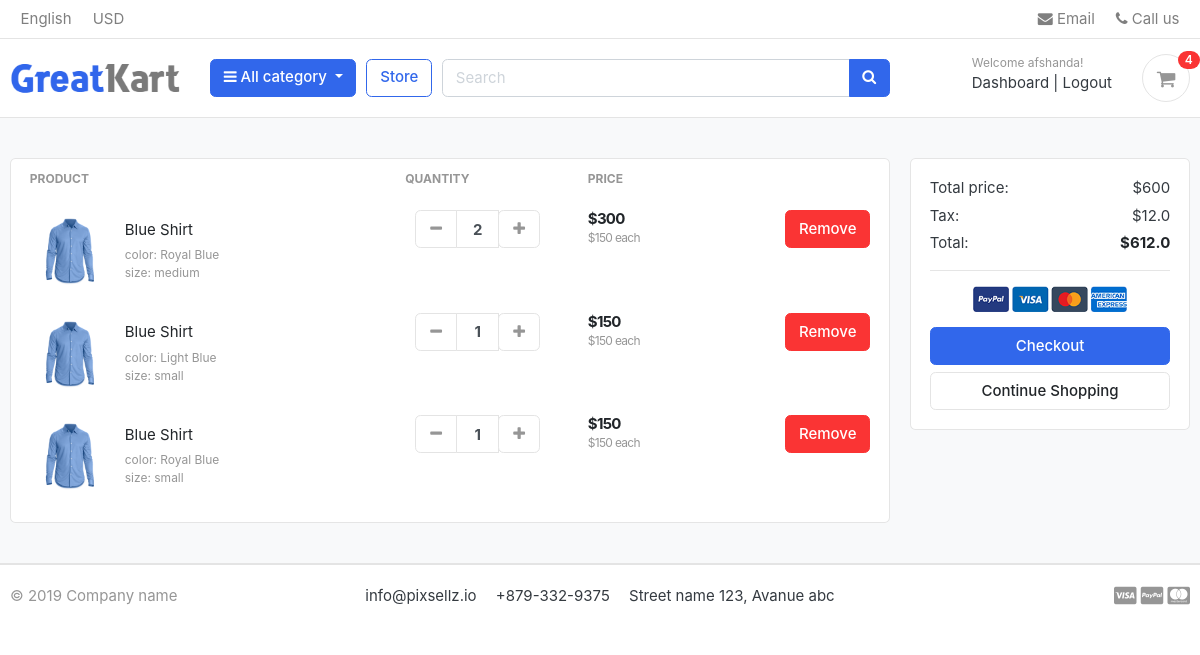
The app's page /cart/ (signed in), older data.
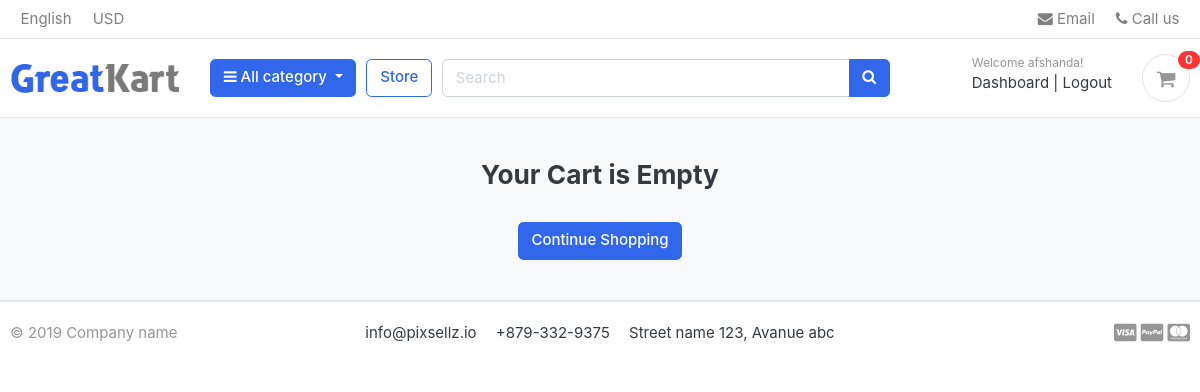
The same page, newer data.
### carts/models.py (models this page shows, shortened)
class CartItem(models.Model):
    user = models.ForeignKey(Account, on_delete=CASCADE, null=True )
    product = models.ForeignKey(Product, on_delete=models.CASCADE)
    variations = models.ManyToManyField(Variation, blank=True)
    cart = models.ForeignKey(Cart, on_delete=models.CASCADE, null=True)
    qunatity = models.IntegerField()
    is_active = models.BooleanField(default=True)
    def subTotal(self):
        return self.product.price * self.qunatity

### store/models.py (models this page shows, shortened)
class Product(models.Model):
    product_name    = models.CharField(max_length=200, unique=True)
    slug            = models.SlugField(max_length=200, unique = True)
    description     = models.TextField(max_length=500)
    price           = models.IntegerField()
    images          = models.ImageField(upload_to='photos/products')
    stock           = models.IntegerField()
    is_available    = models.BooleanField(default=True)
    category        = models.ForeignKey(category, on_delete=models.CASCADE)
    created_date    = models.DateTimeField(auto_now_add=True)
    modified_date   = models.DateTimeField(auto_now=True)
    def get_url(self):
        return reverse('product_details', args = [self.category.slug, self.slug])

class Variation(models.Model):
    product = models.ForeignKey(Product, on_delete=models.CASCADE)
    variation_category = models.CharField(max_length=100, choices=variation_category_choices)
    variation_value = models.CharField(max_length=100)
    is_active = models.BooleanField(default=True)
    created_date = models.DateTimeField(auto_now=True)
    objects = VariationManager()

### carts/views.py (the view)
# urls.py: path('', views.cart, name = 'cart'),
def cart(request, total = 0, quantity = 0, cart_items = None):
    tax =0
    grand_total = 0
    try:
        if request.user.is_authenticated:
            cart_items = CartItem.objects.filter(user = request.user, is_active = True)
        else:
            cart = Cart.objects.get(cart_id = _cart_id(request))
            cart_items = CartItem.objects.filter(cart=cart, is_active = True)
        for cart_item in cart_items:
            total += (cart_item.qunatity * cart_item.product.price)
            quantity += cart_item.qunatity
        tax = (2 * total)/100
        grand_total = total + tax
    except ObjectDoesNotExist:
        pass
    context = {
        'total' :  total,
        'quantity' : quantity,
        'cart_items' : cart_items,
        'tax' : tax,
        'grand_total' : grand_total
    }
    return render(request, 'store/cart.html', context)

### carts/context_processors.py (called while the page is built)
def counter(request):
    cart_count = 0
    if 'admin' in request.path:
        return {}
    else:
        cart = Cart.objects.filter(cart_id= _cart_id(request))
        if request.user.is_authenticated:
            cart_items = CartItem.objects.all().filter(user = request.user)
        else:
            cart_items = CartItem.objects.all().filter(cart = cart[:1])
        try:
            for cart_item in cart_items:
                cart_count += cart_item.qunatity
        except Cart.DoesNotExist:
            cart_count = 0
    return dict(cart_count = cart_count)

### carts/views.py (called while the page is built)
def _cart_id(request):
    cart = request.session.session_key
    if not cart:
        cart = request.session.create()
    return cart

### category/context_processors.py (called while the page is built)
def menu_links(request):
    links = models.category.objects.all()
    return dict(links = links)

### category/models.py (called while the page is built)
    def get_urls(self):
        return reverse('product-by-category', args=[self.slug])

### templates/store/cart.html (shortened to what the changed rows need)
{% extends 'base.html'%}
{% load static %}
{% block content %}
<section class="section-content padding-y bg">
    <div class="container">
    {% if not cart_items%}
        <h3 class="text-center">Your Cart is Empty</h3>
        <br/>
        <div class="text-center">
            <a href="{% url 'store'%}" class="btn btn-primary">Continue Shopping</a>
        </div>
    {% else %}
    <div class="row">
        <aside class="col-lg-9">
    <div class="card">
    <table class="table table-borderless table-shopping-cart">
    <thead class="text-muted">
    <tr class="small text-uppercase">
      <th scope="col">Product</th>
      <th scope="col" width="120">Quantity</th>
      <th scope="col" width="120">Price</th>
      <th scope="col" class="text-right" width="200"> </th>
    </tr>
    </thead>
    <tbody>
    {% for cart_item in cart_items %}
    <tr>
        <td>
            <figure class="itemside align-items-center">
                <div class="aside"><img src="{{ cart_item.product.images.url }}" class="img-sm"></div>
                <figcaption class="info">
                    <a href="{{ cart_item.product.get_url }}" class="title text-dark">{{ cart_item.product.product_name}}</a>
                    {% if cart_item.variations.all %}
                        {% for variation in cart_item.variations.all %}
                            <p class="text-muted small">{{variation.variation_category}}: {{variation.variation_value}} <br>
                        {% endfor %}
                    {% endif %}
                </figcaption>
            </figure>
        </td>
        <td>
                        <div class="col">
                            <div class="input-group input-spinner">
                                <div class="input-group-prepend">
                                <a href="{% url 'remove_cart' cart_item.product.id  cart_item.id %}" class="btn btn-light" type="button" id="button-plus"> <i class="fa fa-minus"></i> </a>
                                </div>
                                <input type="text" class="form-control"  value="{{cart_item.qunatity}}">
                                <div class="input-group-append">
                                    <form action="{% url 'add_cart' cart_item.product.id %}" method="POST">
                                            <button class="btn btn-light" type="submit" id="button-minus"> <i class="fa fa-plus"></i> </button>
                                    </form>
                                </div>
                            </div>
                        </div>
        </td>
        <td>
            <div class="price-wrap">
                <var class="price">${{cart_item.subTotal}}</var>
                <small class="text-muted"> ${{cart_item.product.price}} each </small>
            </div>
        </td>
        <td class="text-right">
        <a href="{% url 'remove_cart_item' cart_item.product.id cart_item.id %}" onclick="return confirm('Are you sure to remove the selected item?')" class="btn btn-danger"> Remove</a>
        </td>
    </tr>
    {% endfor %}
    </tbody>
    </table>
    </div>
        </aside>
        <aside class="col-lg-3">
            <div class="card">
            <div class="card-body">
                <dl class="dlist-align">
                  <dt>Total price:</dt>
                  <dd class="text-right">${{total}}</dd>
                </dl>
                <dl class="dlist-align">
                  <dt>Tax:</dt>
                  <dd class="text-right"> ${{tax}}</dd>
                </dl>
                <dl class="dlist-align">
                  <dt>Total:</dt>
                  <dd class="text-right text-dark b"><strong>${{grand_total}}</strong></dd>
                </dl>
                <hr>
                <p class="text-center mb-3">
                    <img src="{% static './images/misc/payments.png'%}" height="26">
                </p>
                <a href="{% url 'checkout'%}" class="btn btn-primary btn-block"> Checkout </a>
                <a href="{% url 'store' %}" class="btn btn-light btn-block">Continue Shopping</a>
            </div>
            </div>
    </aside>
    </div>
    {% endif %}
    </div>
    </section>
{% endblock %}

### templates/includes/navbar.html (shortened to what this page needs)
{% load static %}
<header class="section-header">
    <nav class="navbar p-md-0 navbar-expand-sm navbar-light border-bottom">
    <div class="container">
      <div class="collapse navbar-collapse" id="navbarTop4">
        <ul class="navbar-nav mr-auto">
            <li class="nav-item dropdown">
                 <a href="#" class="nav-link">   English </a>
            </li>
            <li class="nav-item dropdown">
                <a href="#" class="nav-link"> USD </a>
            </li>
        </ul>
        <ul class="navbar-nav">
            <li><a href="#" class="nav-link"> <i class="fa fa-envelope"></i> Email </a></li>
            <li><a href="#" class="nav-link"> <i class="fa fa-phone"></i> Call us </a></li>
        </ul>
      </div>
    </div>
    </nav>
    <section class="header-main border-bottom">
        <div class="container">
    <div class="row align-items-center">
        <div class="col-lg-2 col-md-3 col-6">
            <a href="{% url 'index'%}" class="brand-wrap">
                <img class="logo" src="{%static './images/logo.png'%}">
            </a>
        </div>
        <div class="col-lg col-sm col-md col-6 flex-grow-0">
            <div class="category-wrap dropdown d-inline-block float-right">
                <button type="button" class="btn btn-primary dropdown-toggle" data-toggle="dropdown">
                    <i class="fa fa-bars"></i> All category
                </button>
            </div>
        </div>
        <a href="{% url 'store'%}" class="btn btn-outline-primary">Store</a>
        <div class="col-lg  col-md-6 col-sm-12 col">
            <form action="{% url 'search' %}" class="search">
                <div class="input-group w-100">
                    <input type="text" class="form-control" style="width:60%;" placeholder="Search" name="keyword">
                    <div class="input-group-append">
                      <button class="btn btn-primary" type="submit">
                        <i class="fa fa-search"></i>
                      </button>
                    </div>
                </div>
            </form>
        </div>
        <div class="col-lg-3 col-sm-6 col-8 order-2 order-lg-3">
                    <div class="d-flex justify-content-end mb-3 mb-lg-0">
                        {% if user.id is None%}
                        <div class="widget-header">
                            <small class="title text-muted">Welcome guest!</small>
                            <div>
                                <a href="{% url 'login' %}">Sign in</a> <span class="dark-transp"> | </span>
                                <a href="{% url 'register' %}"> Register</a>
                            </div>
                        </div>
                        {% else %}
                        <div class="widget-header">
                            <small class="title text-muted">Welcome {{ user.first_name }}!</small>
                            <div>
                                <a href="{% url 'dashboard' %}">Dashboard</a> <span class="dark-transp"> | </span>
                                <a href="{% url 'logout' %}"> Logout</a>
                            </div>
                        </div>
                        {% endif %}
                        <a href="{% url 'cart' %}" class="widget-header pl-3 ml-3">
                            <div class="icon icon-sm rounded-circle border"><i class="fa fa-shopping-cart"></i></div>
                            <span class="badge badge-pill badge-danger notify">{{ cart_count }}</span>
                        </a>
                    </div>
                </div>
    </div>
        </div>
    </section>
    </header>

Row changes from the older to the newer data that the page shows:
removed CartItem: product.images (picture), product.product_name "Blue Shirt", qunatity "2", subTotal "300", product.price "150"
no longer on this page (row unchanged): Variation: variation_category "color", variation_value "Royal Blue"
no longer on this page (row unchanged): Variation: variation_category "size", variation_value "medium", shown under "Blue Shirt"
removed CartItem: product.images (picture), product.product_name "Blue Shirt", qunatity "1", subTotal "150", product.price "150"
no longer on this page (row unchanged): Variation: variation_category "color", variation_value "Light Blue", shown under "Blue Shirt"
no longer on this page (row unchanged): Variation: variation_category "size", variation_value "small"
removed CartItem: product.images (picture), product.product_name "Blue Shirt", qunatity "1", subTotal "150", product.price "150"
Text that changed along with them:
{{ cart_count }}: "4" → "0"
{{ total }}: "600" → (not shown)
{{ tax }}: "12.0" → (not shown)
{{ grand_total }}: "612.0" → (not shown)
text no longer shown: "PRODUCT QUANTITY PRICE Total price: $ Tax: $ Total: $ Checkout"
text now shown: "Your Cart is Empty"
